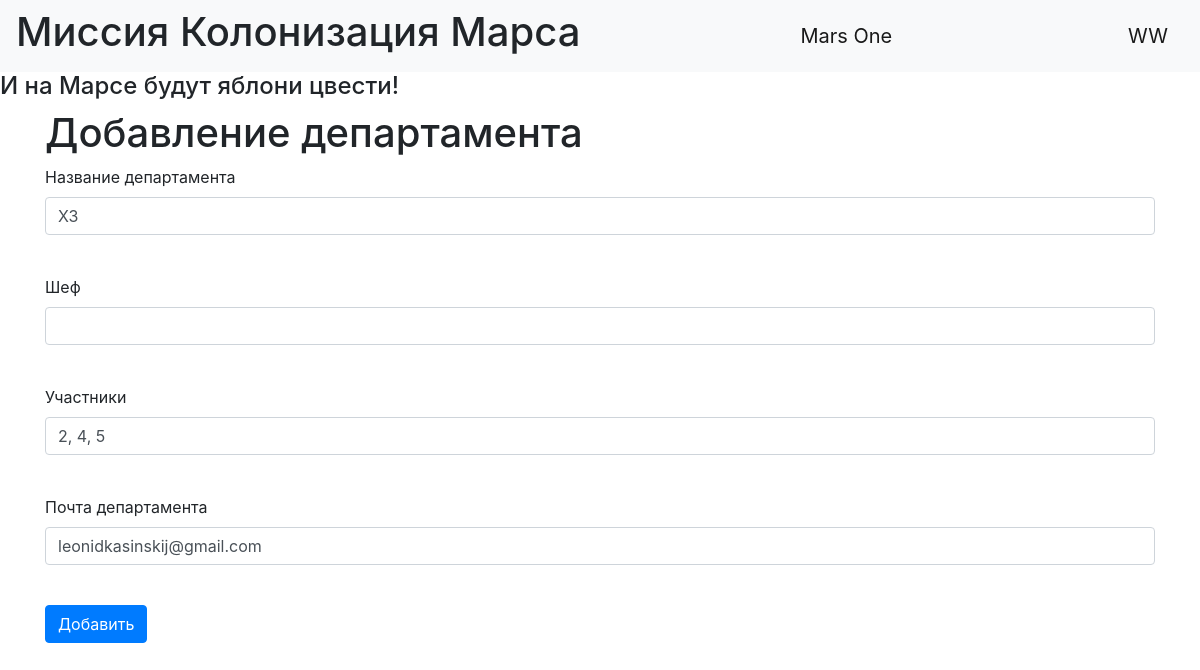
Screenshot of /departments/3 (signed in) with the database file from the repository.
### data/users.py (models this page shows, shortened)
class User(SqlAlchemyBase, UserMixin):
    __tablename__ = 'users'
    id = sqlalchemy.Column(sqlalchemy.Integer,
                           primary_key=True, autoincrement=True)
    age = sqlalchemy.Column(sqlalchemy.Integer)
    surname = sqlalchemy.Column(sqlalchemy.String)
    name = sqlalchemy.Column(sqlalchemy.String, nullable=True)
    about = sqlalchemy.Column(sqlalchemy.String, nullable=True)
    email = sqlalchemy.Column(sqlalchemy.String,
                              index=True, unique=True, nullable=True)
    position = sqlalchemy.Column(sqlalchemy.String)
    speciality = sqlalchemy.Column(sqlalchemy.String)
    address = sqlalchemy.Column(sqlalchemy.String)
    hashed_password = sqlalchemy.Column(sqlalchemy.String, nullable=True)
    created_date = sqlalchemy.Column(sqlalchemy.DateTime,
                                     default=datetime.datetime.now)
    jobs = orm.relationship("Jobs", back_populates='user')
    departments = orm.relationship("Department", back_populates='user')

### data/department.py (models this page shows)
class Department(SqlAlchemyBase):
    __tablename__ = 'department'
    id = sqlalchemy.Column(sqlalchemy.Integer, primary_key=True,
                           autoincrement=True)
    title = sqlalchemy.Column(sqlalchemy.String, nullable=True)
    chief = sqlalchemy.Column(sqlalchemy.Integer, sqlalchemy.ForeignKey("users.id"))
    members = sqlalchemy.Column(sqlalchemy.String, nullable=True)
    email = sqlalchemy.Column(sqlalchemy.String, nullable=True)
    user = orm.relationship('User')

### index.py (the view, shortened to what this page needs)
@app.route('/departments/<int:id>', methods=['GET', 'POST'])
@login_required
def edit_department(id):
    form = DepartmentForm()
    if request.method == "GET":
        db_sess = db_session.create_session()
        departments = db_sess.query(Department).filter(Department.id == id, (current_user.id == 1)).first()
        if departments:
            form.title.data = departments.title
            form.members.data = departments.members
            form.email.data = departments.email
        else:
            abort(404)
    return render_template('department.html', title='Редактирование департамента', form=form)

### form/department.py
class DepartmentForm(FlaskForm):
    title = StringField('Название департамента', validators=[DataRequired()])
    chief = IntegerField('Шеф', validators=[DataRequired()])
    members = StringField('Участники', validators=[DataRequired()])
    email = EmailField('Почта департамента', validators=[DataRequired()])
    submit = SubmitField('Добавить')

### data/db_session.py (called while the page is built)
def create_session() -> Session:
    global __factory
    return __factory()

### index.py (called while the page is built)
@login_manager.user_loader
def load_user(user_id):
    db_sess = db_session.create_session()
    return db_sess.query(User).get(user_id)

### templates/department.html (shortened to what this page needs)
{% extends "base.html" %}
{% block content %}
<h1>Добавление департамента</h1>
<form action="" method="post">
    <p>
        {{ form.title.label }}<br>
        {{ form.title(class="form-control")}}<br>
    </p>
    <p>
        {{ form.chief.label }}<br>
        {{ form.chief(class="form-control") }}<br>
    </p>
    <p>
        {{ form.members.label }}<br>
        {{ form.members(class="form-control") }}<br>
    </p>
    <p>
        {{ form.email.label }}<br>
        {{ form.email(class="form-control") }}<br>
    </p>
    <p>{{ form.submit(type="submit", class="btn btn-primary") }}</p>
</form>
{% endblock %}

### templates/base.html (shortened to what this page needs)
<!DOCTYPE html>
<html lang="en">
<head>
    <link rel="stylesheet" href="https://stackpath.bootstrapcdn.com/bootstrap/4.4.1/css/bootstrap.min.css">
    <link rel="stylesheet" type="text/css" href="../static/css/style.css" />
</head>
  <body>
    <header>
      <nav class="navbar navbar-light bg-light">
          <h1>Миссия Колонизация Марса</h1>
        <a class="navbar-brand" href="#">Mars One</a>
          {% if current_user.is_authenticated %}
            <a class="navbar-brand" href="/logout">{{ current_user.name }}</a>
          {% else %}
    <p>
        <a class="btn btn-primary " href="/register">Зарегистрироваться</a>
        <a class="btn btn-success" href="/login">Войти</a>
    </p>
{% endif %}
      </nav>
        <h4>И на Марсе будут яблони цвести!</h4>
    </header>
    <main role="main" class="container">
        {% block content %}{% endblock %}
    </main>
  </body>
</html>

### rows the page displays
User: name "WW"
Department: title "ХЗ", members "2, 4, 5", email "leonidkasinskij@gmail.com"
